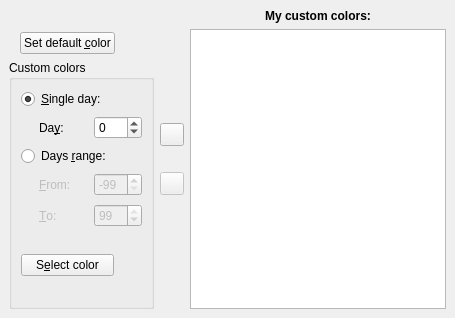
         <widget class="QWidget" name="tabColors" >
          <attribute name="title" >
           <string>Co&amp;lors</string>
          </attribute>
          <layout class="QGridLayout" >
           <property name="margin" >
            <number>9</number>
           </property>
           <property name="spacing" >
            <number>6</number>
           </property>
           <item row="2" column="0" >
            <widget class="QGroupBox" name="grpbxCol" >
             <property name="title" >
              <string>Custom colors</string>
             </property>
             <layout class="QGridLayout" >
              <property name="margin" >
               <number>9</number>
              </property>
              <property name="spacing" >
               <number>6</number>
              </property>
              <item row="0" column="0" >
               <widget class="QRadioButton" name="radioSingleDay" >
                <property name="text" >
                 <string>&amp;Single day:</string>
                </property>
                <property name="checked" >
                 <bool>true</bool>
                </property>
               </widget>
              </item>
              <item row="1" column="0" >
               <layout class="QHBoxLayout" >
                <property name="margin" >
                 <number>0</number>
                </property>
                <property name="spacing" >
                 <number>6</number>
                </property>
                <item>
                 <spacer>
                  <property name="orientation" >
                   <enum>Qt::Horizontal</enum>
                  </property>
                  <property name="sizeType" >
                   <enum>QSizePolicy::Fixed</enum>
                  </property>
                  <property name="sizeHint" >
                   <size>
                    <width>18</width>
                    <height>25</height>
                   </size>
                  </property>
                 </spacer>
                </item>
                <item>
                 <widget class="QLabel" name="lblColorsDay" >
                  <property name="text" >
                   <string>Da&amp;y:</string>
                  </property>
                  <property name="buddy" >
                   <cstring>spinColorsSingleDay</cstring>
                  </property>
                 </widget>
                </item>
                <item>
                 <widget class="QSpinBox" name="spinColorsSingleDay" >
                  <property name="minimum" >
                   <number>-99</number>
                  </property>
                 </widget>
                </item>
               </layout>
              </item>
              <item row="2" column="0" >
               <widget class="QRadioButton" name="radioDayRange" >
                <property name="text" >
                 <string>Days &amp;range:</string>
                </property>
               </widget>
              </item>
              <item row="3" column="0" >
               <layout class="QHBoxLayout" >
                <property name="margin" >
                 <number>0</number>
                </property>
                <property name="spacing" >
                 <number>6</number>
                </property>
                <item>
                 <spacer>
                  <property name="orientation" >
                   <enum>Qt::Horizontal</enum>
                  </property>
                  <property name="sizeType" >
                   <enum>QSizePolicy::Fixed</enum>
                  </property>
                  <property name="sizeHint" >
                   <size>
                    <width>18</width>
                    <height>25</height>
                   </size>
                  </property>
                 </spacer>
                </item>
                <item>
                 <widget class="QLabel" name="lblColorsFrom" >
                  <property name="enabled" >
                   <bool>false</bool>
                  </property>
                  <property name="text" >
                   <string>&amp;From:</string>
                  </property>
                  <property name="buddy" >
                   <cstring>spinColorsFrom</cstring>
                  </property>
                 </widget>
                </item>
                <item>
                 <widget class="QSpinBox" name="spinColorsFrom" >
                  <property name="enabled" >
                   <bool>false</bool>
                  </property>
                  <property name="maximum" >
                   <number>98</number>
                  </property>
                  <property name="minimum" >
                   <number>-99</number>
                  </property>
                  <property name="value" >
                   <number>-99</number>
                  </property>
                 </widget>
                </item>
               </layout>
              </item>
              <item row="4" column="0" >
               <layout class="QHBoxLayout" >
                <property name="margin" >
                 <number>0</number>
                </property>
                <property name="spacing" >
                 <number>6</number>
                </property>
                <item>
                 <spacer>
                  <property name="orientation" >
                   <enum>Qt::Horizontal</enum>
                  </property>
                  <property name="sizeType" >
                   <enum>QSizePolicy::Fixed</enum>
                  </property>
                  <property name="sizeHint" >
                   <size>
                    <width>18</width>
                    <height>25</height>
                   </size>
                  </property>
                 </spacer>
                </item>
                <item>
                 <widget class="QLabel" name="lblColorsTo" >
                  <property name="enabled" >
                   <bool>false</bool>
                  </property>
                  <property name="text" >
                   <string>&amp;To:</string>
                  </property>
                  <property name="buddy" >
                   <cstring>spinColorsTo</cstring>
                  </property>
                 </widget>
                </item>
                <item>
                 <widget class="QSpinBox" name="spinColorsTo" >
                  <property name="enabled" >
                   <bool>false</bool>
                  </property>
                  <property name="minimum" >
                   <number>-98</number>
                  </property>
                  <property name="value" >
                   <number>99</number>
                  </property>
                 </widget>
                </item>
               </layout>
              </item>
              <item row="5" column="0" >
               <spacer>
                <property name="orientation" >
                 <enum>Qt::Vertical</enum>
                </property>
                <property name="sizeType" >
                 <enum>QSizePolicy::Fixed</enum>
                </property>
                <property name="sizeHint" >
                 <size>
                  <width>20</width>
                  <height>20</height>
                 </size>
                </property>
               </spacer>
              </item>
              <item row="6" column="0" >
               <layout class="QHBoxLayout" >
                <property name="margin" >
                 <number>0</number>
                </property>
                <property name="spacing" >
                 <number>6</number>
                </property>
                <item>
                 <widget class="QPushButton" name="btnSelectColor" >
                  <property name="sizePolicy" >
                   <sizepolicy>
                    <hsizetype>3</hsizetype>
                    <vsizetype>0</vsizetype>
                    <horstretch>0</horstretch>
                    <verstretch>0</verstretch>
                   </sizepolicy>
                  </property>
                  <property name="text" >
                   <string>S&amp;elect color</string>
                  </property>
                 </widget>
                </item>
                <item>
                 <spacer>
                  <property name="orientation" >
                   <enum>Qt::Horizontal</enum>
                  </property>
                  <property name="sizeType" >
                   <enum>QSizePolicy::Fixed</enum>
                  </property>
                  <property name="sizeHint" >
                   <size>
                    <width>15</width>
                    <height>20</height>
                   </size>
                  </property>
                 </spacer>
                </item>
                <item>
                 <widget class="QLabel" name="lblSelectColor" >
                  <property name="sizePolicy" >
                   <sizepolicy>
                    <hsizetype>0</hsizetype>
                    <vsizetype>0</vsizetype>
                    <horstretch>48</horstretch>
                    <verstretch>48</verstretch>
                   </sizepolicy>
                  </property>
                  <property name="text" >
                   <string/>
                  </property>
                  <property name="pixmap" >
                   <pixmap resource="NextShowsConfig.qrc" >:/images/misc/images/blank_36x36.png</pixmap>
                  </property>
                 </widget>
                </item>
               </layout>
              </item>
              <item row="7" column="0" >
               <spacer>
                <property name="orientation" >
                 <enum>Qt::Vertical</enum>
                </property>
                <property name="sizeHint" >
                 <size>
                  <width>20</width>
                  <height>21</height>
                 </size>
                </property>
               </spacer>
              </item>
             </layout>
            </widget>
           </item>
           <item row="1" column="0" >
            <layout class="QHBoxLayout" >
             <property name="margin" >
              <number>0</number>
             </property>
             <property name="spacing" >
              <number>6</number>
             </property>
             <item>
              <spacer>
               <property name="orientation" >
                <enum>Qt::Horizontal</enum>
               </property>
               <property name="sizeType" >
                <enum>QSizePolicy::Fixed</enum>
               </property>
               <property name="sizeHint" >
                <size>
                 <width>11</width>
                 <height>20</height>
                </size>
               </property>
              </spacer>
             </item>
             <item>
              <widget class="QPushButton" name="btnSetDefaultColor" >
               <property name="sizePolicy" >
                <sizepolicy>
                 <hsizetype>3</hsizetype>
                 <vsizetype>0</vsizetype>
                 <horstretch>0</horstretch>
                 <verstretch>0</verstretch>
                </sizepolicy>
               </property>
               <property name="text" >
                <string>Set default &amp;color</string>
               </property>
              </widget>
             </item>
             <item>
              <spacer>
               <property name="orientation" >
                <enum>Qt::Horizontal</enum>
               </property>
               <property name="sizeType" >
                <enum>QSizePolicy::Fixed</enum>
               </property>
               <property name="sizeHint" >
                <size>
                 <width>15</width>
                 <height>20</height>
                </size>
               </property>
              </spacer>
             </item>
             <item>
              <widget class="QLabel" name="lblDefaultColor" >
               <property name="text" >
                <string/>
               </property>
               <property name="pixmap" >
                <pixmap resource="NextShowsConfig.qrc" >:/images/misc/images/blank_36x36.png</pixmap>
               </property>
              </widget>
             </item>
             <item>
              <spacer>
               <property name="orientation" >
                <enum>Qt::Horizontal</enum>
               </property>
               <property name="sizeType" >
                <enum>QSizePolicy::Fixed</enum>
               </property>
               <property name="sizeHint" >
                <size>
                 <width>11</width>
                 <height>20</height>
                </size>
               </property>
              </spacer>
             </item>
            </layout>
           </item>
           <item row="0" column="0" >
            <spacer>
             <property name="orientation" >
              <enum>Qt::Vertical</enum>
             </property>
             <property name="sizeType" >
              <enum>QSizePolicy::Fixed</enum>
             </property>
             <property name="sizeHint" >
              <size>
               <width>20</width>
               <height>17</height>
              </size>
             </property>
            </spacer>
           </item>
           <item rowspan="3" row="0" column="1" >
            <layout class="QVBoxLayout" >
             <property name="margin" >
              <number>0</number>
             </property>
             <property name="spacing" >
              <number>6</number>
             </property>
             <item>
              <spacer>
               <property name="orientation" >
                <enum>Qt::Vertical</enum>
               </property>
               <property name="sizeHint" >
                <size>
                 <width>20</width>
                 <height>101</height>
                </size>
               </property>
              </spacer>
             </item>
             <item>
              <widget class="QToolButton" name="btnColorAdd" >
               <property name="enabled" >
                <bool>true</bool>
               </property>
               <property name="toolTip" >
                <string>&lt;html>&lt;head>&lt;meta name="qrichtext" content="1" />&lt;style type="text/css">
p, li { white-space: pre-wrap; }
&lt;/style>&lt;/head>&lt;body style=" font-family:'Sans Serif'; font-size:9pt; font-weight:400; font-style:normal; text-decoration:none;">
&lt;p style=" margin-top:0px; margin-bottom:0px; margin-left:0px; margin-right:0px; -qt-block-indent:0; text-indent:0px;">Click to add the selected show to your tracked shows list.&lt;/p>&lt;/body>&lt;/html></string>
               </property>
               <property name="icon" >
                <iconset resource="NextShowsConfig.qrc" >:/images/icons/images/icons/rightarrow.png</iconset>
               </property>
              </widget>
             </item>
             <item>
              <spacer>
               <property name="orientation" >
                <enum>Qt::Vertical</enum>
               </property>
               <property name="sizeType" >
                <enum>QSizePolicy::Fixed</enum>
               </property>
               <property name="sizeHint" >
                <size>
                 <width>20</width>
                 <height>20</height>
                </size>
               </property>
              </spacer>
             </item>
             <item>
              <widget class="QToolButton" name="btnColorRemove" >
               <property name="enabled" >
                <bool>false</bool>
               </property>
               <property name="toolTip" >
                <string>&lt;html>&lt;head>&lt;meta name="qrichtext" content="1" />&lt;style type="text/css">
p, li { white-space: pre-wrap; }
&lt;/style>&lt;/head>&lt;body style=" font-family:'Sans Serif'; font-size:9pt; font-weight:400; font-style:normal; text-decoration:none;">
&lt;p style=" margin-top:0px; margin-bottom:0px; margin-left:0px; margin-right:0px; -qt-block-indent:0; text-indent:0px;">Click to remove the selected show from your tracked shows list.&lt;/p>&lt;/body>&lt;/html></string>
               </property>
               <property name="icon" >
                <iconset resource="NextShowsConfig.qrc" >:/images/icons/images/icons/leftarrow.png</iconset>
               </property>
              </widget>
             </item>
             <item>
              <spacer>
               <property name="orientation" >
                <enum>Qt::Vertical</enum>
               </property>
               <property name="sizeHint" >
                <size>
                 <width>20</width>
                 <height>101</height>
                </size>
               </property>
              </spacer>
             </item>
            </layout>
           </item>
           <item rowspan="3" row="0" column="2" >
            <layout class="QVBoxLayout" >
             <property name="margin" >
              <number>0</number>
             </property>
             <property name="spacing" >
              <number>6</number>
             </property>
             <item>
              <widget class="QLabel" name="lblMyCustomColors" >
               <property name="font" >
                <font>
                 <weight>75</weight>
                 <bold>true</bold>
                </font>
               </property>
               <property name="text" >
                <string>My custom colors:</string>
               </property>
               <property name="alignment" >
                <set>Qt::AlignCenter</set>
               </property>
              </widget>
             </item>
             <item>
              <widget class="QListWidget" name="listMyColors" />
             </item>
            </layout>
           </item>
          </layout>
         </widget>
